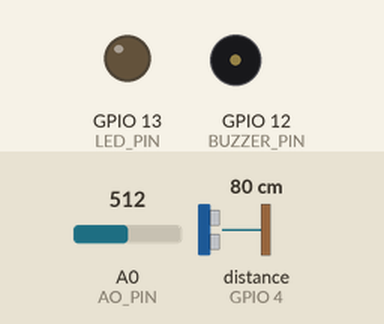
Simulated run of this sketch. Board: ESP8266 (NodeMCU). Parts: output pins drawn as LEDs (lit = HIGH), buzzer (waves = sounding, pin HIGH). Wiring (inferred from the names in the program): ultrasonic range finder: trigger GPIO 5; echo GPIO 4. The inputs (shaded band) are chosen by the test bench; at power-on: distance to the obstacle (sensor on GPIO 4) 80 cm, A0 (AO_PIN) = 512. The echo pulse lasts 58.3 µs per cm; WiFi joins after 1.5 s; servers stay silent unless stated; pins used as bus, display or sensor lines are not drawn; what the sketch prints to the serial monitor is not drawn.

Above: at 2.7 s.
2.8 s: distance to the obstacle (sensor on GPIO 4) set to 7 cm
5.7 s: distance to the obstacle (sensor on GPIO 4) set to 4 cm
At 6.6 s:
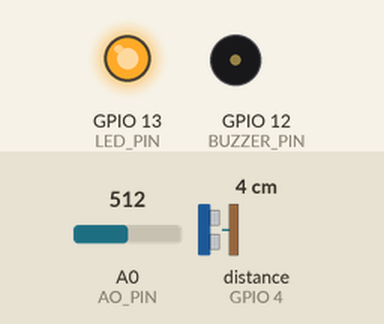
8.6 s: A0 (AO_PIN) set to 490
At 11.3 s:
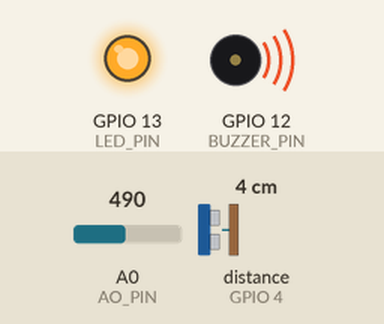
11.8 s: distance to the obstacle (sensor on GPIO 4) set to 9 cm
At 13.0 s:
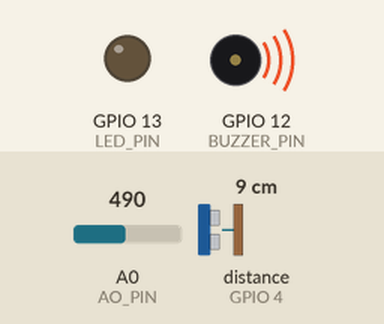
14.7 s: distance to the obstacle (sensor on GPIO 4) set to 2 cm
At 15.9 s:
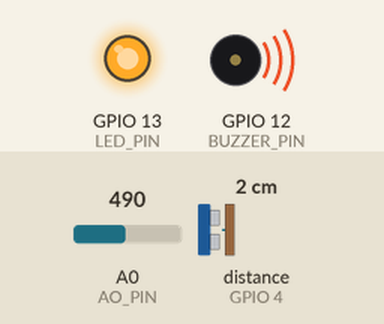
17.6 s: distance to the obstacle (sensor on GPIO 4) set to 18 cm
At 19.4 s:
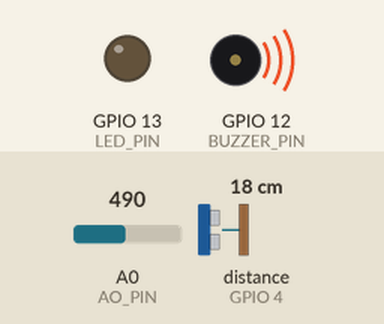
Timing chart, 0 to 20.9 s (numbered marks = the images above; inputs shaded):
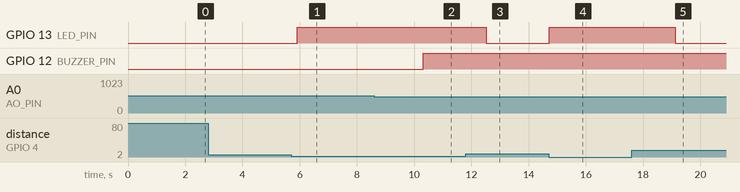

The sketch:

ts_integration.ino
```cpp
#include <ESP8266WiFi.h>
#include <WiFiClient.h>

#define WIFI_SSID "ath"    // Your network SSID (name)
#define WIFI_PASSWORD "athathath"
#define THINGSPEAK_API_KEY "HGLOSQ4ER58JQYRM" // Your ThingSpeak API Key

#define LED_PIN    13 // GPIO13 connected to LED's pin (corresponds to D7 on NodeMCU)
#define BUZZER_PIN 12 // GPIO12 connected to Buzzer (you can choose any available GPIO pin)
#define DISTANCE_THRESHOLD 5 // centimeters
#define SMOKE_THRESHOLD 500 // Analog value threshold for smoke detection
#define TRIG_PIN   5 // GPIO5 connected to Ultrasonic Sensor's TRIG pin (corresponds to D1 on NodeMCU)
#define ECHO_PIN   4 // GPIO4 connected to Ultrasonic Sensor's ECHO pin (corresponds to D2 on NodeMCU)
#define AO_PIN A0  // esp8266's pin connected to AO pin of the MQ2 sensor

float duration_us, distance_cm;

WiFiClient client;

void setup() {
  Serial.begin(115200);
  pinMode(LED_PIN, OUTPUT);
  pinMode(BUZZER_PIN, OUTPUT);
  pinMode(TRIG_PIN, OUTPUT); // Configure the ESP8266 pin to the output mode
  pinMode(ECHO_PIN, INPUT);  // Configure the ESP8266 pin to the input mode

  // Connect to Wi-Fi
  WiFi.begin(WIFI_SSID, WIFI_PASSWORD);
  Serial.println("Connecting to WiFi");
  while (WiFi.status() != WL_CONNECTED) {
    delay(500);
    Serial.print(".");
  }
  Serial.println("");
  Serial.println("WiFi connected");
}

void loop() {
  if (WiFi.status() == WL_CONNECTED) {
    // Ultrasonic Sensor code
    // Produce a 10-microsecond pulse to the TRIG pin.
    digitalWrite(TRIG_PIN, HIGH);
    delayMicroseconds(10);
    digitalWrite(TRIG_PIN, LOW);

    // Measure the pulse duration from the ECHO pin
    duration_us = pulseIn(ECHO_PIN, HIGH);
    // calculate the distance
    distance_cm = 0.017 * duration_us;

    Serial.print("Distance: ");
    Serial.println(distance_cm);

    if (distance_cm < DISTANCE_THRESHOLD) {
      digitalWrite(LED_PIN, HIGH); // turn on LED
    } else {
      digitalWrite(LED_PIN, LOW);  // turn off LED
    }

    // Gas Sensor code
    int gasValue = analogRead(AO_PIN);
    Serial.print("AO value: ");
    Serial.println(gasValue);

    if (gasValue > SMOKE_THRESHOLD) {
      digitalWrite(BUZZER_PIN, LOW); // turn on buzzer
    } else {
      digitalWrite(BUZZER_PIN, HIGH); // turn off buzzer
    }

    // Send data to ThingSpeak
    sendDataToThingSpeak(distance_cm, gasValue);

    delay(2000); // Reduce delay to send data more frequently
  } else {
    Serial.println("WiFi Disconnected");
    digitalWrite(LED_PIN, HIGH);
    digitalWrite(BUZZER_PIN, LOW); // turn off buzzer
    delay(500);
  }
}

void sendDataToThingSpeak(float distance_cm, int gasValue) {
  if (client.connect("api.thingspeak.com", 80)) {
    String postStr = String(THINGSPEAK_API_KEY);
    postStr += "&field1=";
    postStr += String(distance_cm);
    postStr += "&field2=";
    postStr += String(gasValue);
    postStr += "\r\n";

    client.print("POST /update HTTP/1.1\n");
    client.print("Host: api.thingspeak.com\n");
    client.print("Connection: close\n");
    client.print("X-THINGSPEAKAPIKEY: " + String(THINGSPEAK_API_KEY) + "\n");
    client.print("Content-Type: application/x-www-form-urlencoded\n");
    client.print("Content-Length: ");
    client.print(postStr.length());
    client.print("\n\n");
    client.print(postStr);
  }
  client.stop();
}
```

Measured:
- the behaviour switches between 6 and 5 cm on distance to the obstacle (sensor on GPIO 4) (found by bisection; images 0 and 1)
- the behaviour switches between 501 and 500 on A0 (AO_PIN) (found by bisection; images 1 and 2)
- after the input at 2.8 s, every drawn part: stays the same
- after the input at 5.7 s, GPIO 13 (LED_PIN): LOW → HIGH after 0.21 s
- after the input at 8.6 s, GPIO 12 (BUZZER_PIN): LOW → HIGH after 1.7 s
- after the input at 11.8 s, GPIO 13 (LED_PIN): HIGH → LOW after 0.71 s
- after the input at 14.7 s, GPIO 13 (LED_PIN): LOW → HIGH at once
- after the input at 17.6 s, GPIO 13 (LED_PIN): HIGH → LOW after 1.5 s
